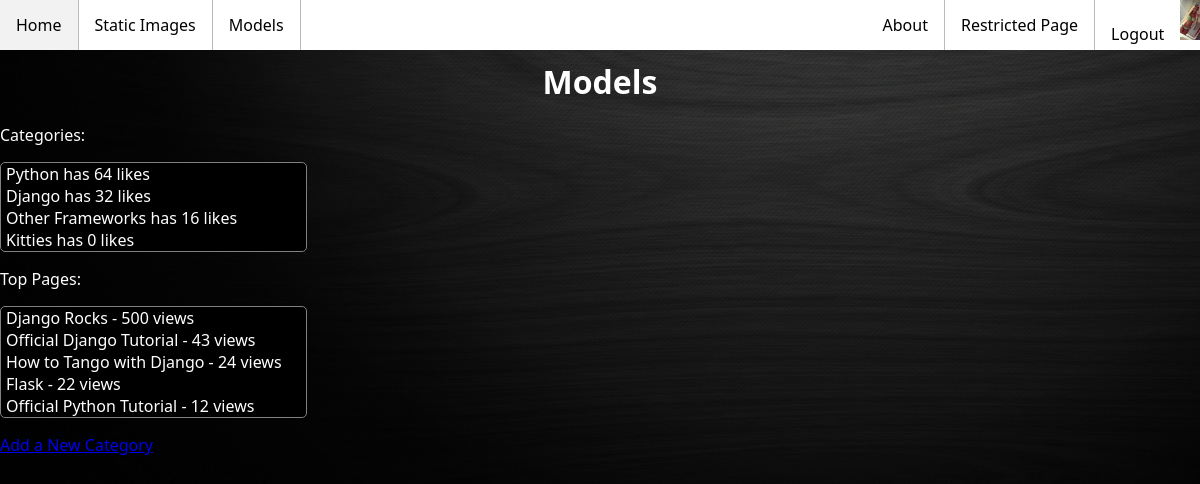
/rango/models/ (signed in), run on the app's committed database.
### rango/models.py (models this page shows, shortened)
class Category(models.Model):
        name = models.CharField(max_length=128, unique=True)
        views = models.IntegerField(default=0)
        likes = models.IntegerField(default=0)
        slug = models.SlugField()

class Page(models.Model):
    category = models.ForeignKey(Category)
    title = models.CharField(max_length=128)
    url = models.URLField()
    views = models.IntegerField(default=0)

class UserProfile(models.Model):
    user = models.OneToOneField(User)
    website = models.URLField(blank=True)
    picture = models.ImageField(upload_to='profile_images', blank=True, null=True)

### rango/views.py (the view)
def models(request):
    category_list = Category.objects.order_by('-likes')[:5]
    context_dict = {'categories': category_list}
    pages = Page.objects.order_by('-views')[:5]
    context_dict['pages'] = pages
    return render(request,'rango/models.html', context_dict)

### templates/rango/models.html (shortened to what this page needs)
{% extends 'navbar.html' %}
{% load static %}
{% block body_block %}
    <div class="navBar">
        <ul class="navBarUl">
            <li class="navBarLi"><a href="/rango/">Home</a></li>
            <li class="navBarLi"><a href="/rango/static-images/">Static Images</a></li>
            <li class="navBarLi"><a href="/rango/models/">Models</a></li>
            <ul style="float:right;list-style-type:none;">
                <li class="navBarLi"><a href="/rango/about/">About</a></li>
            </ul>
        </ul>
    </div>
    <h1>Models</h1>
    {% if categories %}
        <p>Categories:</p>
        <ul class="done-listUl">
            {% for category in categories %}
            <li class="done-listLi"><a style="text-decoration: none; color:white;" href="/rango/category/{{ category.slug }}">{{ category.name }} has {{ category.likes }} likes</a></li>
            {% endfor %}
        </ul>
    {% else %}
        <strong>There are no categories present.</strong>
    {% endif %}
    {% if pages %}
        <p>Top Pages:</p>
        <ul class="done-listUl">
            {% for page in pages %}
            <li class="done-listLi"><a style="text-decoration: none; color:white;" href="{{ page.url }}">{{ page.title }} - {{ page.views }} views</a></li>
            {% endfor %}
        </ul>
    {% else %}
        <strong>No Pages online atm.</strong>
    {% endif %}
    <a href="/rango/add_category/">Add a New Category</a><br />
{% endblock %}

### templates/navbar.html (shortened to what this page needs)
<!DOCTYPE html>
<html>
{% load static %}
<head lang="en">
    <link rel="stylesheet" href="{% static "css/style.css" %}" />
</head>
<body>
    <div class="navBarMargin">
            {% block body_block %}{% endblock %}
    </div>
    <div class="navBar">
            <ul class="navBarUl">
                <li class="navBarLi"><a href="/rango/">Home</a></li>
                <li class="navBarLi"><a href="/rango/static-images/">Static Images</a></li>
                <li class="navBarLi"><a href="/rango/models/">Models</a></li>
                <ul style="float:right;list-style-type:none;">
                    <li class="navBarLi"><a href="/rango/about/">About</a></li>
                    {% if user.is_authenticated %}
                    <li class="navBarLi"><a href="/rango/restricted/">Restricted Page</a></li>
                    <li class="navBarLi"><a style="display: inline;" href="/rango/logout/">Logout</a><img style="display:inline; width:auto; height:40px;" src="{{ user.userprofile.picture.url }}"/></li>
                    {% else %}
                    <li class="navBarLi"><a href="/rango/register/">Register Here</a></li>
                    <li class="navBarLi"><a href="/rango/login/">Login</a></li>
                    {% endif %}
                </ul>
            </ul>
        </div>
</body>
</html>

### static/css/style.css (style rules this page uses)
h1 { display: block; margin-left: auto; margin-right: auto; text-align: center; }
body { color: white; background: url("background-django.jpg") top right no-repeat; background-size: 100%; background-attachment: fixed; font-family: Segoe UI; width: 100%; margin: 0 0 0 0; }
.navBarMargin { margin-top: 60px; }
.navBar { margin-bottom: 60px; }
.navBarUl { position: fixed; width:100%; margin-top: 0; list-style-type: none; top: 0px; padding: 0; overflow: hidden; background-color: white; }
.navBarLi { float: left; border-right:1px solid #bbb; }
.navBarLi:last-child { border-right: none; }
.navBarLi a { display: block; color: black; text-align: center; padding: 14px 16px; text-decoration: none; }
.done-listUl { width: 300px; height: auto; display: block; border: 1px solid gray; border-radius: 5px; background-color: black; color: white; list-style-type: none; text-align: left; padding-left: 5px; }

### data on the page
Category: name "Python", likes "64"
Category: name "Django", likes "32"
Category: name "Other Frameworks", likes "16"
Category: name "Kitties", likes "0"
Page: title "Django Rocks", views "500"
Page: title "Official Django Tutorial", views "43"
Page: title "How to Tango with Django", views "24"
Page: title "Flask", views "22"
Page: title "Official Python Tutorial", views "12"
